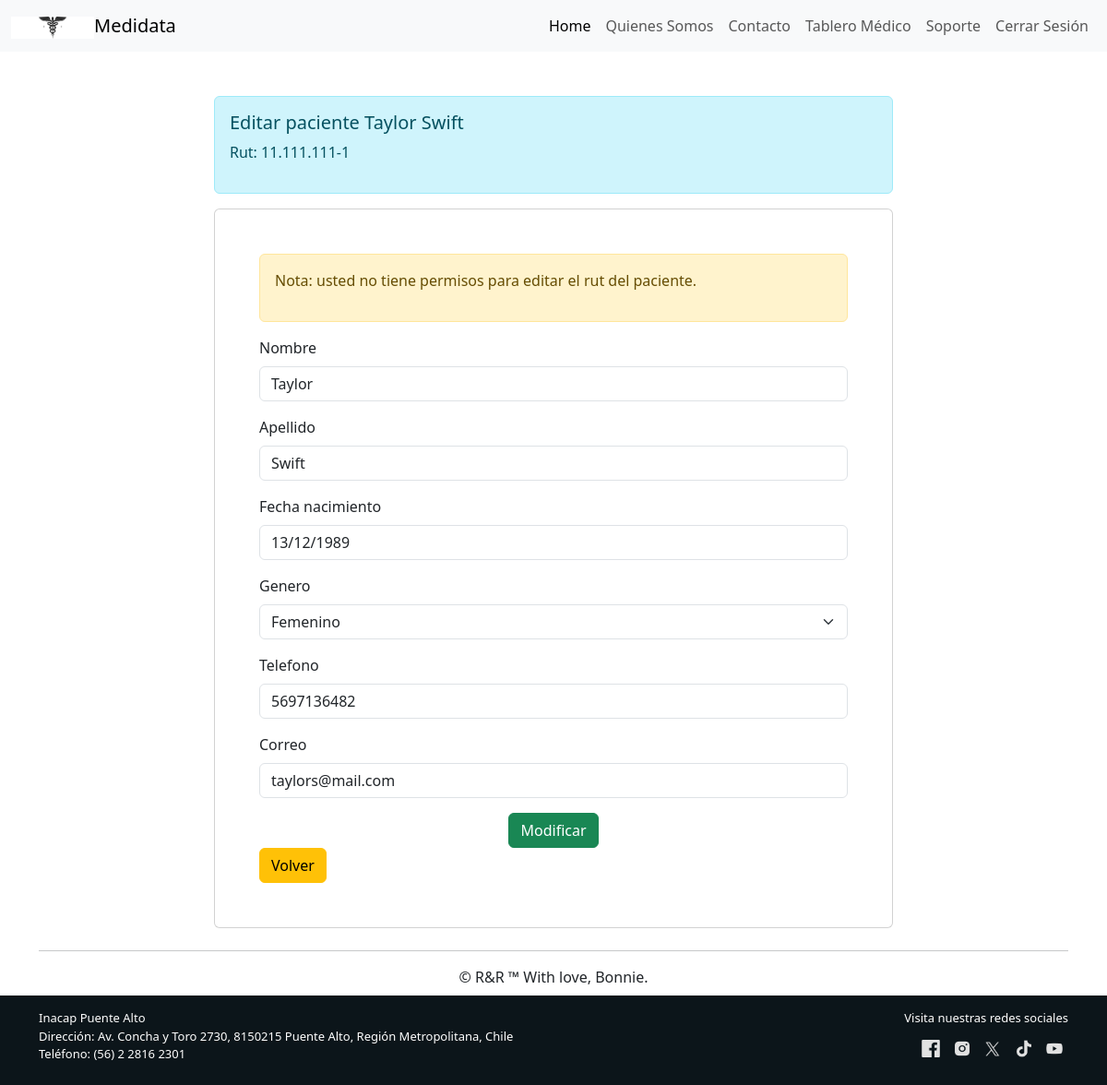
Screenshot of /editar_paciente/1/ (signed in) with the database file from the repository.
### core/models.py (models this page shows, shortened)
class Paciente(models.Model):
    GENERO_CHOICES = [
        ('M', 'Masculino'),
        ('F', 'Femenino'),
        ('O', 'Otro'),
    ]
    rut = models.CharField(max_length = 12, blank=False, unique= True)
    nombre = models.CharField(max_length = 40, blank=False)
    apellido = models.CharField(max_length = 40, blank=False)
    fecha_nacimiento = models.DateField(blank=False, null=False)
    genero = models.CharField(max_length=1, choices=GENERO_CHOICES, blank=False)
    telefono = models.CharField(max_length = 12, blank=False)
    correo = models.EmailField(blank=False)

### core/views.py (the view)
# urls.py: path('editar_paciente/<id>/', editar_paciente, name='editar_paciente'),
@login_required
def editar_paciente(request,id):
    paciente = Paciente.objects.get(id=id)
    datos = { 'form' : EditarPacienteForm (instance = paciente), 'paciente': paciente }
    if request.method == 'POST':
        formulario = EditarPacienteForm(data = request.POST, instance = paciente)
        if formulario.is_valid():
            formulario.save();
            messages.success(request, "Paciente modificado correctamente")
            datos['form'] = formulario
    return render(request, 'core/paciente/editar_paciente.html',datos)

### core/forms.py
class EditarPacienteForm(forms.ModelForm):
    class Meta:
        model = Paciente
        fields = ['nombre', 'apellido', 'fecha_nacimiento', 'genero', 'telefono', 'correo']  # Excluir el campo 'rut'
        widgets = {
            'nombre': forms.TextInput(attrs={'class': 'form-control'}),
            'apellido': forms.TextInput(attrs={'class': 'form-control'}),
            'fecha_nacimiento': forms.DateInput(attrs={'class': 'form-control'}),
            'genero': forms.Select(attrs={'class': 'form-control'}),
            'telefono': forms.TextInput(attrs={'class': 'form-control'}),
            'correo': forms.EmailInput(attrs={'class': 'form-control'}),
        }
    def __init__(self, *args, **kwargs):
        super(EditarPacienteForm, self).__init__(*args, **kwargs)
        if self.instance and self.instance.pk:
            self.fields['fecha_nacimiento'].initial = self.instance.fecha_nacimiento

### core/templates/core/paciente/editar_paciente.html (shortened to what this page needs)
{% extends 'core/base.html' %}
{% load static %}
{% load django_bootstrap5 %}
{% block principal %}
<div class="container">
    <div class="row">
        <div class="col-8 offset-2">
            <div class="alert alert-info mt-5" role="alert">
                <h5>Editar paciente {{ paciente.nombre }} {{ paciente.apellido }}</h5>
                <p>Rut: {{ paciente.rut }} </p>
            </div>
            <div class="card">
                <div class="card-body p-5">
                    <div class="alert alert-warning role="alert">
                        <p>Nota: usted no tiene permisos para editar el rut del paciente.</p>
                    </div>
                    <form method="POST">
                    {% bootstrap_form form %}
                    <div class="text-center">
                        <button class="btn btn-success" type="submit">Modificar</button>
                    </div>
                    </form>
                <a href="{% url 'listar_pacientes' %}" class="btn btn-warning">Volver</a>
                </div>
            </div>
        </div>
    </div>
</div>
{% endblock %}

### core/static/core/assets/css/estilos.css (style rules this page uses)
html, body { width: 100%; margin: 0; padding: 0; height: 100%; }
.container { position: relative; z-index: 2; }
a { text-decoration: none; color: #bebcb9; }

### rows the page displays
Paciente: nombre "Taylor", apellido "Swift", rut "11.111.111-1", fecha_nacimiento "13/12/1989", genero "Femenino", telefono "5697136482", correo "taylors@mail.com"
